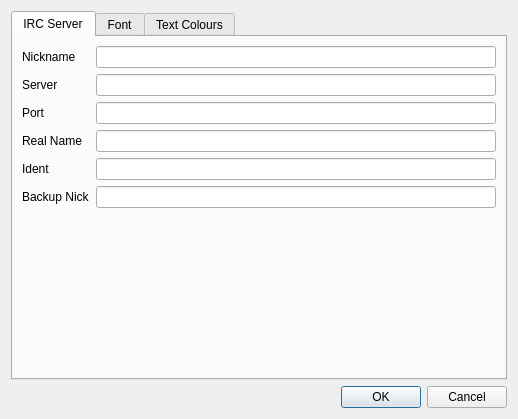
<?xml version="1.0" encoding="UTF-8"?>
<ui version="4.0">
 <class>Dialog</class>
 <widget class="QDialog" name="Dialog">
  <property name="geometry">
   <rect>
    <x>0</x>
    <y>0</y>
    <width>518</width>
    <height>419</height>
   </rect>
  </property>
  <property name="windowTitle">
   <string>Dialog</string>
  </property>
  <layout class="QVBoxLayout" name="verticalLayout">
   <item>
    <widget class="QTabWidget" name="tabWidget">
     <property name="currentIndex">
      <number>0</number>
     </property>
     <widget class="QWidget" name="IRCServer">
      <attribute name="title">
       <string>IRC Server</string>
      </attribute>
      <layout class="QFormLayout" name="formLayout">
       <item row="0" column="0">
        <widget class="QLabel" name="label_2">
         <property name="text">
          <string>Nickname</string>
         </property>
        </widget>
       </item>
       <item row="0" column="1">
        <widget class="QLineEdit" name="input_Nickname">
         <property name="text">
          <string/>
         </property>
        </widget>
       </item>
       <item row="1" column="0">
        <widget class="QLabel" name="label_3">
         <property name="text">
          <string>Server</string>
         </property>
        </widget>
       </item>
       <item row="1" column="1">
        <widget class="QLineEdit" name="input_Server"/>
       </item>
       <item row="2" column="0">
        <widget class="QLabel" name="label_4">
         <property name="text">
          <string>Port</string>
         </property>
        </widget>
       </item>
       <item row="2" column="1">
        <widget class="QLineEdit" name="input_Port"/>
       </item>
       <item row="4" column="1">
        <widget class="QLineEdit" name="input_Ident"/>
       </item>
       <item row="3" column="1">
        <widget class="QLineEdit" name="input_RealName"/>
       </item>
       <item row="3" column="0">
        <widget class="QLabel" name="label_5">
         <property name="text">
          <string>Real Name</string>
         </property>
        </widget>
       </item>
       <item row="4" column="0">
        <widget class="QLabel" name="label_6">
         <property name="text">
          <string>Ident</string>
         </property>
        </widget>
       </item>
       <item row="5" column="0">
        <widget class="QLabel" name="label_7">
         <property name="text">
          <string>Backup Nick</string>
         </property>
        </widget>
       </item>
       <item row="5" column="1">
        <widget class="QLineEdit" name="input_BackupNick"/>
       </item>
      </layout>
     </widget>
     <widget class="QWidget" name="Font">
      <property name="layoutDirection">
       <enum>Qt::LeftToRight</enum>
      </property>
      <attribute name="title">
       <string>Font</string>
      </attribute>
      <layout class="QFormLayout" name="formLayout_2">
       <item row="1" column="0">
        <widget class="QLabel" name="label">
         <property name="text">
          <string>Font Name</string>
         </property>
        </widget>
       </item>
       <item row="1" column="1">
        <widget class="QFontComboBox" name="fontComboBox"/>
       </item>
       <item row="2" column="0">
        <widget class="QLabel" name="label_8">
         <property name="text">
          <string>Font Size</string>
         </property>
        </widget>
       </item>
       <item row="2" column="1">
        <widget class="QLineEdit" name="input_FontSize"/>
       </item>
      </layout>
     </widget>
     <widget class="QWidget" name="TextColours">
      <attribute name="title">
       <string>Text Colours</string>
      </attribute>
      <layout class="QFormLayout" name="formLayout_3">
       <item row="0" column="0">
        <widget class="QLabel" name="label_9">
         <property name="text">
          <string>Text Action Color</string>
         </property>
        </widget>
       </item>
       <item row="0" column="1">
        <widget class="QPushButton" name="butn_TextActionColour">
         <property name="text">
          <string>Open Colour Picker</string>
         </property>
        </widget>
       </item>
      </layout>
     </widget>
    </widget>
   </item>
   <item>
    <widget class="QDialogButtonBox" name="buttonBox">
     <property name="orientation">
      <enum>Qt::Horizontal</enum>
     </property>
     <property name="standardButtons">
      <set>QDialogButtonBox::Cancel|QDialogButtonBox::Ok</set>
     </property>
    </widget>
   </item>
  </layout>
 </widget>
 <resources/>
 <connections>
  <connection>
   <sender>buttonBox</sender>
   <signal>accepted()</signal>
   <receiver>Dialog</receiver>
   <slot>accept()</slot>
   <hints>
    <hint type="sourcelabel">
     <x>248</x>
     <y>254</y>
    </hint>
    <hint type="destinationlabel">
     <x>157</x>
     <y>274</y>
    </hint>
   </hints>
  </connection>
  <connection>
   <sender>buttonBox</sender>
   <signal>rejected()</signal>
   <receiver>Dialog</receiver>
   <slot>reject()</slot>
   <hints>
    <hint type="sourcelabel">
     <x>316</x>
     <y>260</y>
    </hint>
    <hint type="destinationlabel">
     <x>286</x>
     <y>274</y>
    </hint>
   </hints>
  </connection>
 </connections>
</ui>
